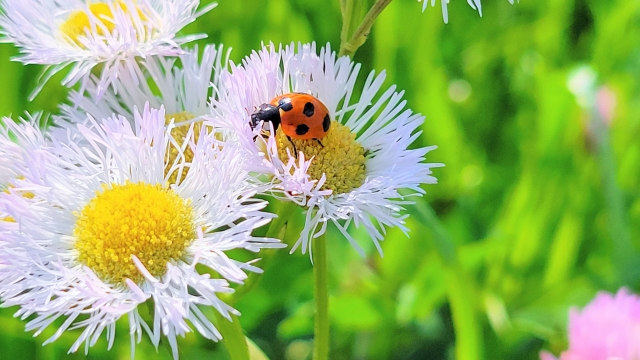
//> input picture 第15回/final2/Debug/input1.jpg, 640 x 360 px
$ ./main   (built with g++ and OpenCV 4)
//> lines starting //> are read from the running program, lines starting //| are printed output that depends on the picture
#include <iostream>
// OpenCV用のヘッダファイル
#include <opencv2/opencv.hpp>
//画像ファイル (サイズは小さめが良い)
#define FILE_NAME "./input1.jpg"
#define WINDOW_NAME_INPTU "input"
#define WINDOW_NAME_OUTPUT "output"

int main(int argc, const char * argv[]) {
    //1.画像をカラーで入力し、グレイスケール化
    cv::Mat src_img,gray_img;//画像の型と変数
    src_img = cv::imread(FILE_NAME); //画像の読み込み
//> src_img is the input picture: 360 rows x 640 cols, CV_8UC3; mean B, G, R 103.9, 178.8, 147.6
    if (src_img.empty()) { //入力失敗の場合
        fprintf(stderr, "読み込み失敗\n");
        return (-1);
    }

    cv::cvtColor(src_img, gray_img, cv::COLOR_BGR2GRAY);
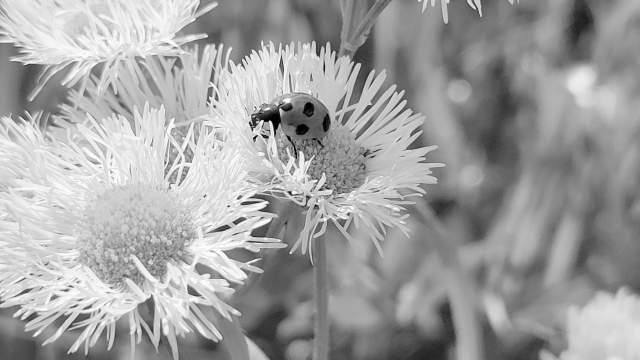
//> gray_img: 360 rows x 640 cols, CV_8UC1; min 0, max 252, mean 160.9

    //2.出力画像の宣言(処理4で自動的にメモリ確保される）
    cv::Mat tmp_img;//一時的な画像
    cv::Mat dst_img;//結果画像


    //3.ソーベルフィルタ
    cv::Sobel(gray_img, tmp_img, CV_32F, 1, 0);
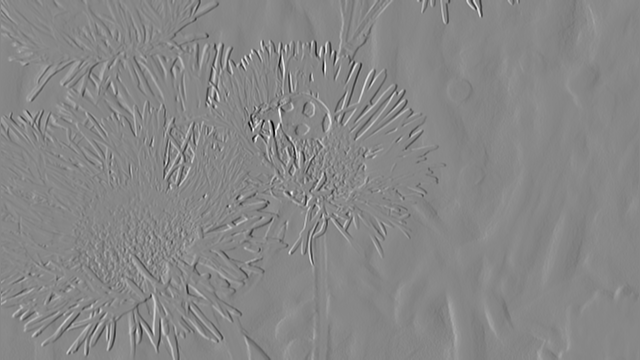
//> tmp_img: 360 rows x 640 cols, CV_32FC1; min -884, max 781, mean -0.4; drawn with min black and max white

    //4.適切な出力画像に変換
    cv::convertScaleAbs(tmp_img,dst_img);
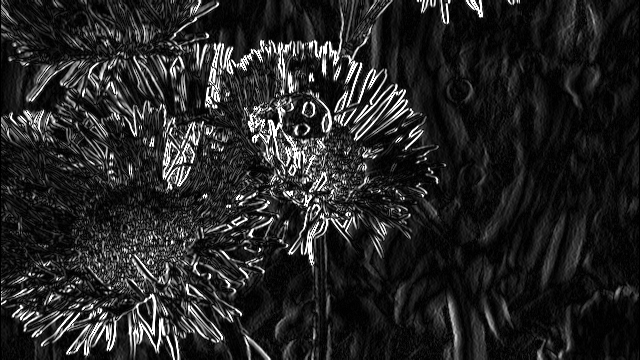
//> dst_img: 360 rows x 640 cols, CV_8UC1; min 0, max 255, mean 37.1

    //5.出力
    cv::imshow(WINDOW_NAME_INPTU, src_img);  //画像の表示
    cv::imshow(WINDOW_NAME_OUTPUT, dst_img);
    cv::waitKey(); //キー入力待ち (止める)

    return (0);

}
